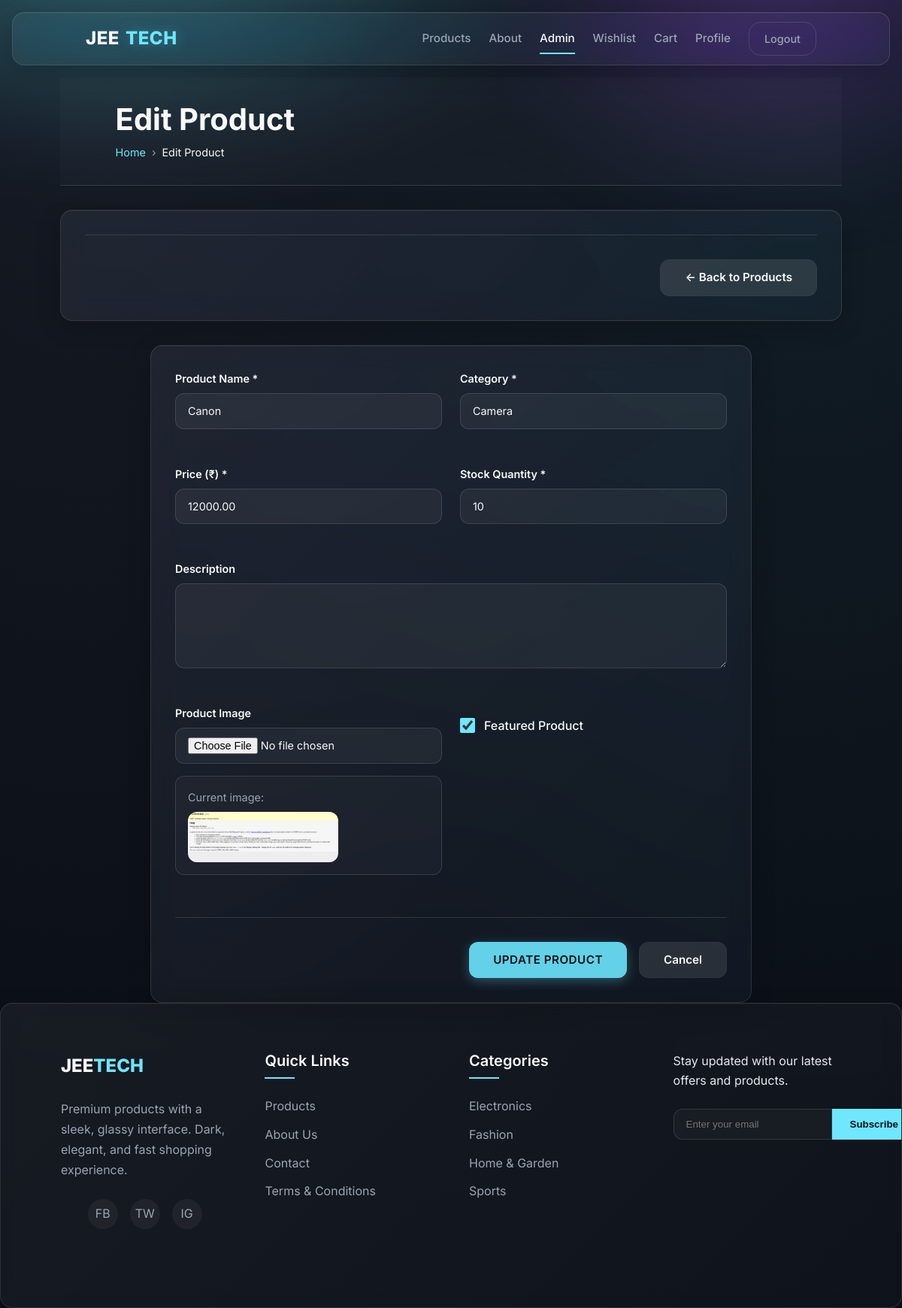
The page /admin-dashboard/product/1/edit/ (signed in) on the database its author committed.
### shop/models.py (models this page shows, shortened)
class Product(models.Model):
    category = models.ForeignKey(Category, on_delete=models.CASCADE, related_name="products")
    name = models.CharField(max_length=200)
    slug = models.SlugField(unique=True, blank=True, null=True)
    description = models.TextField(blank=True)
    price = models.DecimalField(max_digits=10, decimal_places=2)
    stock = models.PositiveIntegerField(default=0)
    image = models.ImageField(upload_to="products/", blank=True)
    created_at = models.DateTimeField(auto_now_add=True, null=True)
    updated_at = models.DateTimeField(auto_now=True, null=True)
    is_featured = models.BooleanField(default=False)
    class Meta:
        ordering = ['-created_at']

class Category(models.Model):
    name = models.CharField(max_length=100)
    slug = models.SlugField(unique=True, blank=True, null=True)
    class Meta:
        verbose_name_plural = "Categories"
        ordering = ['name']

### shop/views.py (the view, shortened to what this page needs)
# urls.py: path('admin-dashboard/product/<int:product_id>/edit/', views.admin_product_edit, name='admin_product_edit'),
@staff_member_required
def admin_product_edit(request, product_id):
    product = get_object_or_404(Product, id=product_id)
    categories = Category.objects.all()
    context = {
        'product': product,
        'categories': categories,
        'is_edit': True
    }
    return render(request, 'shop/admin_product_form.html', context)

### shop/context_processors.py (called while the page is built)
def categories(request):
    return {
        'categories': Category.objects.all()[:10]
    }

def cart_wishlist_counts(request):
    context = {
        'cart_count': 0,
        'wishlist_count': 0,
    }
    if request.user.is_authenticated:
        context['cart_count'] = CartItem.objects.filter(user=request.user).count()
        context['wishlist_count'] = Wishlist.objects.filter(user=request.user).count()
    return context

### templates/shop/admin_product_form.html (shortened to what this page needs)
{% extends 'shop/base.html' %}
{% block page_heading %}{% if is_edit %}Edit Product{% else %}Add New Product{% endif %}{% endblock %}
{% block current_page %}{% if is_edit %}Edit Product{% else %}Add Product{% endif %}{% endblock %}
{% block page_content %}
    <div class="form-header glass-blur fade-in" data-animate>
        <div class="form-actions">
            <a href="{% url 'admin_products' %}" class="btn btn-outline">← Back to Products</a>
        </div>
    </div>
    <div class="form-section glass-blur fade-in" data-animate>
        <form method="post" enctype="multipart/form-data" class="product-form">
            <div class="form-grid">
                <div class="form-group">
                    <label for="name" class="form-label">Product Name *</label>
                    <input type="text" id="name" name="name" value="{% if is_edit %}{{ product.name }}{% endif %}" required class="form-control">
                </div>
                <div class="form-group">
                    <label for="category" class="form-label">Category *</label>
                    <select id="category" name="category" required class="form-control">
                        {% for category in categories %}
                            <option value="{{ category.id }}" {% if is_edit and product.category.id == category.id %}selected{% endif %}>
                                {{ category.name }}
                            </option>
                        {% endfor %}
                    </select>
                </div>
                <div class="form-group">
                    <label for="price" class="form-label">Price (₹) *</label>
                    <input type="number" id="price" name="price" value="{% if is_edit %}{{ product.price }}{% endif %}" step="0.01" min="0" required class="form-control">
                </div>
                <div class="form-group">
                    <label for="stock" class="form-label">Stock Quantity *</label>
                    <input type="number" id="stock" name="stock" value="{% if is_edit %}{{ product.stock }}{% endif %}" min="0" required class="form-control">
                </div>
                <div class="form-group form-group-full">
                    <label for="description" class="form-label">Description</label>
                    <textarea id="description" name="description" rows="4" class="form-control">{% if is_edit %}{{ product.description }}{% endif %}</textarea>
                </div>
                <div class="form-group">
                    <label for="image" class="form-label">Product Image</label>
                    <input type="file" id="image" name="image" accept="image/*" class="form-control">
                    {% if is_edit and product.image %}
                        <div class="current-image">
                            <p>Current image:</p>
                            <img src="{{ product.image.url }}" alt="{{ product.name }}" class="preview-image">
                        </div>
                    {% endif %}
                </div>
                <div class="form-group">
                    <div class="checkbox-group">
                        <input type="checkbox" id="is_featured" name="is_featured" {% if is_edit and product.is_featured %}checked{% endif %}>
                        <label for="is_featured" class="checkbox-label">Featured Product</label>
                    </div>
                </div>
            </div>
            <div class="form-actions">
                <button type="submit" class="btn btn-primary">
                    {% if is_edit %}Update Product{% else %}Add Product{% endif %}
                </button>
                <a href="{% url 'admin_products' %}" class="btn btn-outline">Cancel</a>
            </div>
        </form>
    </div>
{% endblock %}

### templates/shop/admin_product_form.html (style rules this page uses)
.form-header { padding: 2rem; margin-bottom: 2rem; }
.form-section { padding: 2rem; max-width: 800px; margin: 0 auto; }
.product-form { width: 100%; }
.form-grid { display: grid; grid-template-columns: 1fr 1fr; gap: 1.5rem; margin-bottom: 2rem; }
.form-group { display: flex; flex-direction: column; }
.form-group-full { grid-column: 1 / -1; }
.form-label { margin-bottom: 0.5rem; color: var(--text-light); font-weight: 600; font-size: 0.9rem; }
.form-control { padding: 0.75rem 1rem; border: 1px solid var(--stroke); border-radius: var(--radius-md); background: rgba(255, 255, 255, 0.05); color: var(--text-light); font-size: 0.9rem; transition: all var(--transition-fast); }
.form-control::placeholder { color: var(--text-muted); }
textarea.form-control { resize: vertical; min-height: 100px; }
.checkbox-group { display: flex; align-items: center; gap: 0.75rem; margin-top: 1rem; }
.checkbox-group input[type="checkbox"] { width: 20px; height: 20px; accent-color: var(--primary); }
.checkbox-label { color: var(--text-light); font-weight: 500; cursor: pointer; }
.current-image { margin-top: 1rem; padding: 1rem; background: rgba(255, 255, 255, 0.03); border: 1px solid var(--stroke); border-radius: var(--radius-md); }
.current-image p { margin: 0 0 0.5rem; color: var(--text-muted); font-size: 0.9rem; }
.preview-image { max-width: 200px; max-height: 200px; object-fit: cover; border-radius: var(--radius-md); }
.form-actions { display: flex; gap: 1rem; justify-content: flex-end; padding-top: 2rem; border-top: 1px solid var(--stroke); }
.btn { padding: 0.75rem 2rem; font-weight: 600; border-radius: var(--radius-md); transition: all var(--transition-fast); }
.btn-primary { background: var(--primary); color: #001014; border: none; }
.btn-outline { background: transparent; color: var(--text-light); border: 1px solid var(--stroke); text-decoration: none; display: inline-flex; align-items: center; justify-content: center; }

### rows shown on the page
Product: name "Canon", category "Camera", price "12000.00", stock "10", image (picture), is_featured "☑"
